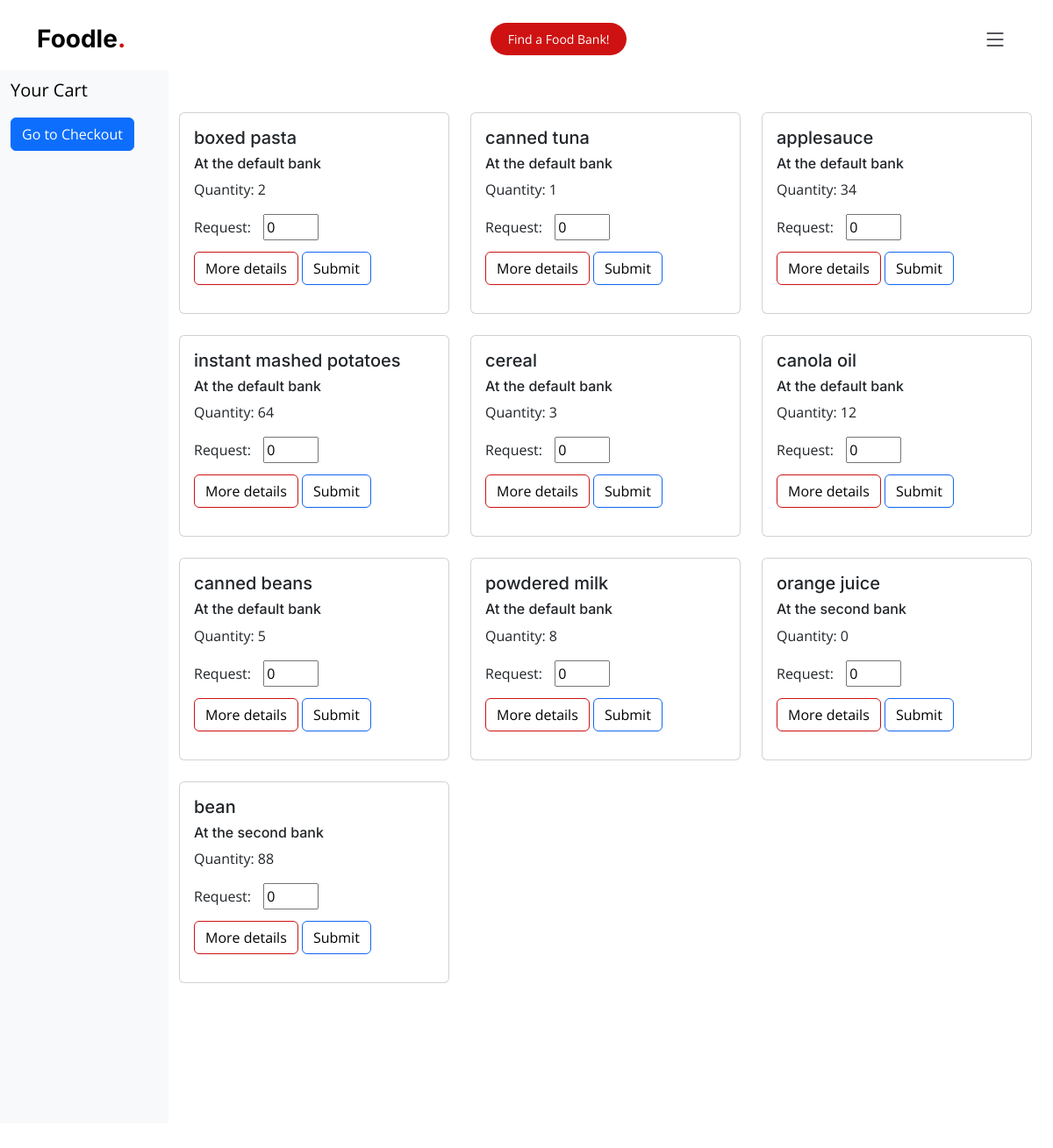
The page /inventory (signed in) on the database its author committed.
### app.py (models this page shows, shortened)
class Inventory(db.Model):
    id= db.Column(db.Integer, primary_key=True)
    name = db.Column(db.String)
    qty = db.Column(db.Integer)
    description = db.Column(db.String(255))
    bank = db.Column(db.String(255))
    tags = db.Column(db.String(255))
    total_tags = db.Column(db.String(255), default="Vegan|Vegetarian|Gluten-free|Dairy-free|Nut-free|Non-GMO|Sugar-free|Halal|Kosher")

### app.py (the view, shortened to what this page needs)
@app.route('/inventory', methods=["POST","GET"])
@login_required
def inventory():
    all_inventory = Inventory.query.all()
    cart = session.get('cart', [])
    session['cart'] = cart
    return render_template("inventory.html", invent_list=all_inventory, cart=cart)

### app.py (called while the page is built)
@login_manager.user_loader
def load_user(user_id):
    return User.query.get(int(user_id))

### templates/inventory.html (shortened to what this page needs)
{%extends "base.html"%}
{%block content%}
<section class="seperate">
  <div class="row vh-100 overflow-auto">
    <div class="col-12 col-sm-3 col-xl-2 px-sm-2 px-0 bg-light d-flex sticky-top">
      <div class="d-flex flex-sm-column flex-row flex-grow-1 align-items-center align-items-sm-start px-3 pt-2 text-clack">
        <a href="/" class="d-flex align-items-center pb-sm-3 mb-md-0 me-md-auto text-black text-decoration-none">
          <span class="fs-5">Your Cart</span>
        </a>
        <ul class="nav nav-pills flex-sm-column flex-row flex-nowrap flex-shrink-1 flex-sm-grow-0 flex-grow-1 mb-sm-auto mb-0 justify-content-center align-items-center align-items-sm-start" id="menu">
            <li>
              <a class="btn btn-primary" href="/checkout" role="button">Go to Checkout</a>
            </li>
        </ul>
      </div>
    </div>
      <div class="col d-flex flex-column h-100">
        <div class="row">
          <div class="row row-cols-1 row-cols-md-3 g-4">
            {%for thing in invent_list%}
            <div class="col">
              <div class="card">
                <form action="/inventory" method="POST">
                <div class="card-body">
                  <h5 class="card-title">{{thing.name}}</h5>
                  <h6>At the {{thing.bank}} bank</h6>
                  <p class="card-text">
                    <label for="qty">Quantity: {{thing.qty}}</label>
                <p style="display: inline-block; margin-right: 10px;">Request:</p>
                <input type="number" id="qty" name="qty" min="0" max="100" step="1" value="0" style="display: inline-block; ">
                <br>
                <button type="button" class="btn btn-outline-danger" data-bs-toggle="modal" data-bs-target="#exampleModal{{ loop.index }}">
                  More details
                </button>
                <button type="submit" class="btn btn-outline-success" name="food_picked">Submit</button>
                  </p>
                </div>
              </form>
              </div>
            </div>
            {%endfor%}
          </div>
      </div>
  </div>
</div>
</section>
{%endblock%}

### static/assets/css/main.css (style rules this page uses)
.btn-outline-danger { border-color:#ce1212; border-width: 1.5px; color:black; }
.btn-outline-success { border-color:#1266f1; border-width: 1.5px; color:black; }
:root { --font-default: "Open Sans", system-ui, -apple-system, "Segoe UI", Roboto, "Helvetica Neue", Arial, "Noto Sans", "Liberation Sans", sans-serif, "Apple Color Emoji", "Segoe UI Emoji", "Segoe UI Symbol", "Noto Color Emoji"; --font-primary: "Amatic SC", sans-serif; --font-secondary: "Inter", sans-serif; }
:root { --color-default: #212529; --color-primary: #ce1212; --color-secondary: #37373f; }
:root { scroll-behavior: smooth; }
body { font-family: var(--font-default); color: var(--color-default); }
a { color: var(--color-primary); text-decoration: none; }
h1, h2, h3, h4, h5, h6 { font-family: var(--font-secondary); }
section { overflow: hidden; padding: 80px 0; scroll-margin-top: 90px; overflow: clip; }

### rows shown on the page
Inventory: name "boxed pasta", bank "default", qty "2"
Inventory: name "canned tuna", bank "default", qty "1"
Inventory: name "applesauce", bank "default", qty "34"
Inventory: name "instant mashed potatoes", bank "default", qty "64"
Inventory: name "cereal", bank "default", qty "3"
Inventory: name "canola oil", bank "default", qty "12"
Inventory: name "canned beans", bank "default", qty "5"
Inventory: name "powdered milk", bank "default", qty "8"
Inventory: name "orange juice", bank "second", qty "0"
Inventory: name "bean", bank "second", qty "88"
